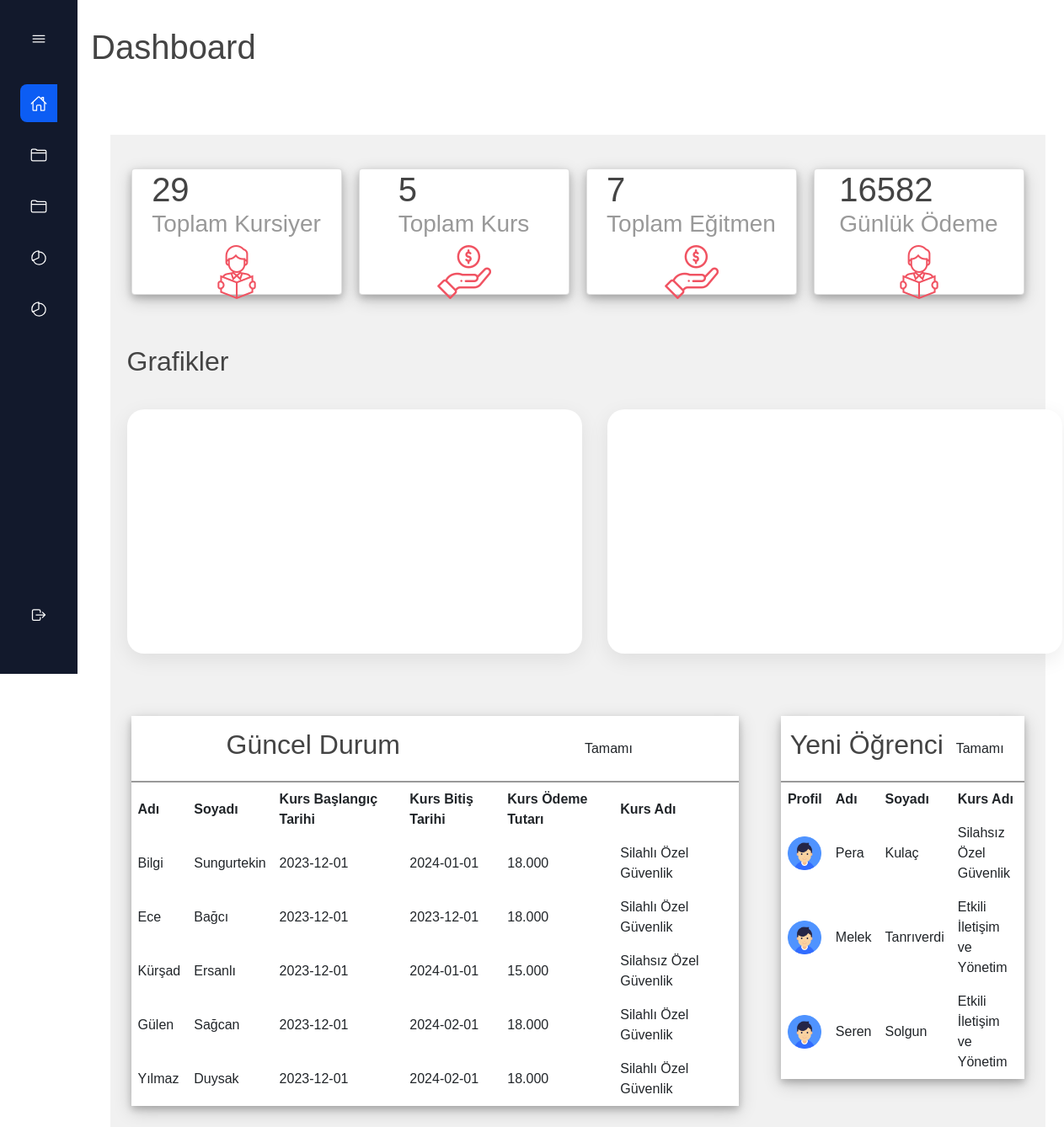
Screenshot of /sidebar/home.php with the database file from the repository.
### tables this page shows
CREATE TABLE `kursiyer` (
  `kursiyer_id` int(11) NOT NULL,
  `kursiyer_ad` varchar(45) NOT NULL,
  `kursiyer_soyad` varchar(45) NOT NULL,
  `kursiyer_tc` varchar(45) DEFAULT NULL,
  `kursiyer_tel` varchar(45) DEFAULT NULL,
  `kursiyer_mail` varchar(45) DEFAULT NULL,
  `kursiyer_odeme` varchar(45) DEFAULT NULL,
  `kursiyer_baslangic` date DEFAULT NULL,
  `kursiyer_bitis` date DEFAULT NULL,
  `kurs_ad` varchar(45) DEFAULT NULL
);

### sidebar/home.php (the view, shortened to what this page needs)
<?php include("header.php")?>
    </head>
    <body id="body-pd">
        <div class="l-navbar" id="navbar">
            <nav class="nav">
                <div>
                    <div class="nav__brand">
                        <ion-icon name="menu-outline" class="nav__toggle" id="nav-toggle"></ion-icon>
                    </div>
                    <div class="nav__list">
                        <div class="sidebar">
                        <a href="home.php" class="nav__link active">
                            <ion-icon name="home-outline" class="nav__icon"></ion-icon>
                        </a>
                            <a href="../admin/panel.php" class="nav__link">
                            <ion-icon name="folder-outline" class="nav__icon"></ion-icon>
                            <a href="../egitmen/egitmen.php" class="nav__link">
                            <ion-icon name="folder-outline" class="nav__icon"></ion-icon>
                            <a href="../kursiyer/kursiyer.php" class="nav__link">
                            <ion-icon name="pie-chart-outline" class="nav__icon"></ion-icon>
                            </a>
                            <a href="../kurslar/kurs.php" class="nav__link">
                            <ion-icon name="pie-chart-outline" class="nav__icon"></ion-icon>
                            </a>
                        </div>
                    </div>
                </div>
                <a href="../sidebar/login.html" class="nav__link">
                    <ion-icon name="log-out-outline" class="nav__icon"></ion-icon>
                </a>
            </nav>
        </div>
        <h1>Dashboard</h1>
    </body>
    <body>
        <div class="container">
            <div class="content">
                <div class="cards">
                    <div class="card">
                        <div class="box">
                        <?php
                            $servername= "localhost";
                            $username="root";
                            $password="";
                            $database="personel_takip";
                            $connection= new mysqli($servername,$username,$password,$database);
                            $sql= "SELECT COUNT(*) as kursiyer FROM kursiyer";
                            $result=$connection->query($sql);
                            if ($result->num_rows > 0) {
                              $row = $result->fetch_assoc();
                              $kursiyer = $row['kursiyer'];
                          } else {
                              $kursiyer = 0;
                          }
                          ?>
                            <div class="box">
                                <h1><?php echo $kursiyer; ?></h1>
                                <h3>Toplam Kursiyer</h3>
                            </div>
                        </div>
                        <div class="icon-case">
                            <img src="students (1).png" alt="">
                        </div>
                    </div>
                    <div class="card">
                        <div class="box">
                        <?php
                            $servername= "localhost";
                            $username="root";
                            $password="";
                            $database="personel_takip";
                            $connection= new mysqli($servername,$username,$password,$database);
                            $sql= "SELECT COUNT(*) as kurs FROM kurs";
                            $result=$connection->query($sql);
                            if ($result->num_rows > 0) {
                              $row = $result->fetch_assoc();
                              $kurs = $row['kurs'];
                          } else {
                              $kurs = 0;
                          }
                          ?>
                            <div class="box">
                                <h1><?php echo $kurs; ?></h1>
                                <h3>Toplam Kurs</h3>
                            </div>
                        </div>
                        <div class="icon-case">
                            <img src="income.png" alt="">
                        </div>
                    </div>
                    <div class="card">
                        <div class="box">
                        <?php
                            $servername= "localhost";
                            $username="root";
                            $password="";
                            $database="personel_takip";
                            $connection= new mysqli($servername,$username,$password,$database);
                            $sql= "SELECT COUNT(*)as personel FROM personel,personel_tur where personel.personel_tur_id=personel_tur.personel_tur_id and personel_tur_ad='Eğitmen'";
                            $result=$connection->query($sql);
                            if ($result->num_rows > 0) {
                              $row = $result->fetch_assoc();
                              $personel = $row['personel'];
                          } else {
                              $personel = 0;
                          }
                          ?>
                            <div class="box">
                                <h1><?php echo $personel; ?></h1>
                                <h3>Toplam Eğitmen</h3>
                            </div>
                        </div>
                        <div class="icon-case">
                            <img src="income.png" alt="">
                        </div>
                    </div>
                    <div class="card">
                      <div class="box">
                      <?php
                            $servername= "localhost";
                            $username="root";
                            $password="";
                            $database="personel_takip";
                            $connection= new mysqli($servername,$username,$password,$database);
                            $sql = "SELECT SUM(kursiyer_odeme) as kursiyerO FROM kursiyer";
                            $result = $connection->query($sql);
                            if ($result->num_rows > 0) {
                                $row = $result->fetch_assoc();
                                $kursiyerO = $row['kursiyerO'];
                            } else {
                                $kursiyerO = 0;
                            }
                            ?>
                            <div class="box">
                                <h1><?php echo $kursiyerO; ?></h1>
                                <h3>Günlük Ödeme</h3>
                            </div>
                        </div>
                        <div class="icon-case">
                            <img src="students (1).png" alt="">
                        </div>
                    </div>
                </div>
                <div class="graphBox">
                    <h2>Grafikler</h2>
                    <br>
                    <div class="box">
                        <div id="piechart" class= "pie" style="width: 500px; height: 250px;"></div>
                    </div>
                    <div class="box">
                        <div id="chart-div"  class="bar" style="width: 500px; height: 250px;"></div>
                    </div>
                   <br>
                </div>
                <div class="content-2">
                    <div class="recent-payments">
                        <div class="title">
                            <h2>Güncel Durum</h2>
                            <a href="#" class="btn">Tamamı</a>
                        </div>
                        <table>
                            <tr>
                                <th>Adı</th>
                                <th>Soyadı</th>
                                <th>Kurs Başlangıç Tarihi</th>
                                <th>Kurs Bitiş Tarihi</th>
                                <th>Kurs Ödeme Tutarı</th>
                                <th>Kurs Adı</th>
                            </tr>
                            <tr>
                            <?php
                              $servername= "localhost";
                              $username="root";
                              $password="";
                              $database="personel_takip";
                              $connection= new mysqli($servername,$username,$password,$database);
                              $sql = "SELECT * FROM kursiyer ORDER BY kursiyer_baslangic DESC LIMIT 5";
                              $result = $connection->query($sql);
                              if ($result->num_rows > 0) {
                                  while ($row = $result->fetch_assoc()) {
                                      echo "<tr>";
                                      echo "<td>{$row['kursiyer_ad']}</td>";
                                      echo "<td>{$row['kursiyer_soyad']}</td>";
                                      echo "<td>{$row['kursiyer_baslangic']}</td>";
                                      echo "<td>{$row['kursiyer_bitis']}</td>";
                                      echo "<td>{$row['kursiyer_odeme']}</td>";
                                      echo "<td>{$row['kurs_ad']}</td>";
                                      echo "</tr>";
                                    }
                              } else {
                                  echo "<tr><td colspan='4'>No records found</td></tr>";
                              }
                              ?></tr>
                        </table>
                    </div>
                    <div class="new-students">
                        <div class="title">
                            <h2>Yeni Öğrenci</h2>
                            <a href="#" class="btn">Tamamı</a>
                        </div>
                        <Table>
                          <tbody>
                            <tr>
                                <th>Profil</th>
                                <th>Adı</th>
                                <th>Soyadı</th>
                                <th>Kurs Adı</th>
                            </tr>
                            <tr>
                            <?php
                              $servername= "localhost";
                              $username="root";
                              $password="";
                              $database="personel_takip";
                              $connection= new mysqli($servername,$username,$password,$database);
                              $sql = "SELECT * FROM kursiyer ORDER BY kursiyer_id DESC LIMIT 3";
                              $result = $connection->query($sql);
                              if ($result->num_rows > 0) {
                                  while ($row = $result->fetch_assoc()) {
                                      echo "<tr>";
                                      echo "<td><img src='user.png' alt=''></td>";
                                      echo "<td>{$row['kursiyer_ad']}</td>";
                                      echo "<td>{$row['kursiyer_soyad']}</td>";
                                      echo "<td>{$row['kurs_ad']}</td>";
                                      echo "</tr>";
                                    }
                              } else {
                                  echo "<tr><td colspan='4'>No records found</td></tr>";
                              }
                              ?>
                          </tbody>
                        </Table>
                    </div>
                </div>
            </div>
    </body>
<?php include("../sidebar/footer.php")?>

### rows the page displays
kursiyer: kursiyer_ad "Bilgi", kursiyer_soyad "Sungurtekin", kursiyer_baslangic "2023-12-01", kursiyer_bitis "2024-01-01", kursiyer_odeme "18.000", kurs_ad "Silahlı Özel Güvenlik"
kursiyer: kursiyer_ad "Ece", kursiyer_soyad "Bağcı", kursiyer_baslangic "2023-12-01", kursiyer_bitis "2023-12-01", kursiyer_odeme "18.000", kurs_ad "Silahlı Özel Güvenlik"
kursiyer: kursiyer_ad "Kürşad", kursiyer_soyad "Ersanlı", kursiyer_baslangic "2023-12-01", kursiyer_bitis "2024-01-01", kursiyer_odeme "15.000", kurs_ad "Silahsız Özel Güvenlik"
kursiyer: kursiyer_ad "Gülen", kursiyer_soyad "Sağcan", kursiyer_baslangic "2023-12-01", kursiyer_bitis "2024-02-01", kursiyer_odeme "18.000", kurs_ad "Silahlı Özel Güvenlik"
kursiyer: kursiyer_ad "Yılmaz", kursiyer_soyad "Duysak", kursiyer_baslangic "2023-12-01", kursiyer_bitis "2024-02-01", kursiyer_odeme "18.000", kurs_ad "Silahlı Özel Güvenlik"
kursiyer: kursiyer_ad "Pera", kursiyer_soyad "Kulaç", kurs_ad "Silahsız Özel Güvenlik"
kursiyer: kursiyer_ad "Melek", kursiyer_soyad "Tanrıverdi", kurs_ad "Etkili İletişim ve Yönetim"
kursiyer: kursiyer_ad "Seren", kursiyer_soyad "Solgun", kurs_ad "Etkili İletişim ve Yönetim"

### other values shown
$kursiyer "29"
$kurs "5"
$personel "7"
$kursiyerO "16582"
